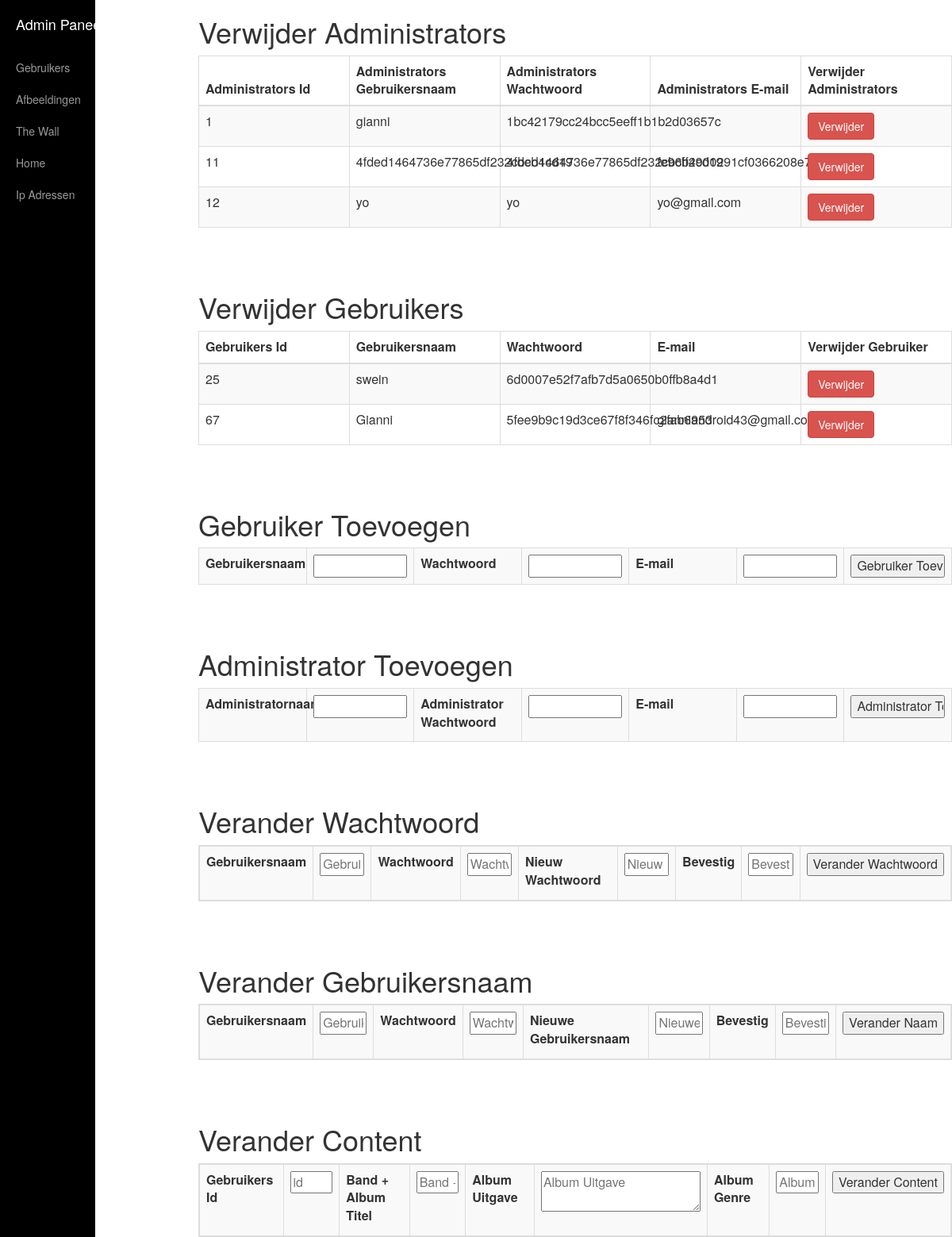
/includes/users.php (signed in), run on the app's committed database.
### tables this page shows
CREATE TABLE IF NOT EXISTS `users` (
  `id` int(11) NOT NULL AUTO_INCREMENT,
  `username` varchar(50) NOT NULL,
  `password` varchar(50) NOT NULL,
  `email` varchar(255) NOT NULL,
  `regIP` varchar(15) NOT NULL,
  `dt` datetime NOT NULL,
  PRIMARY KEY (`id`),
  UNIQUE KEY `username` (`username`)
);

### includes/users.php (the view, shortened to what this page needs)
<html>
<head>
<link rel="stylesheet" type="text/css" href="bootstrap.min.css">
  <link href="simple-sidebar.css" rel="stylesheet">
</head>
<body>
 <div id="wrapper">
        <div id="sidebar-wrapper">
            <ul class="sidebar-nav">
                <li class="sidebar-brand">
                    <a href="#">
                        Admin Paneel
                    </a>
                </li>
                <li>
                    <a href="users.php">Gebruikers</a>
                </li>
                <li>
                    <a href="images.php">Afbeeldingen</a>
                </li>
                <li>
                    <a href="../wall.php">The Wall</a>
                </li>
                <li>
                    <a href="../index.php">Home</a>
                </li>
                 <li>
                    <a href="Iplogs.php">Ip Adressen</a>
                </li>
            </ul>
        </div>
<div class="table-scrol">
    <h1 align="center">Verwijder Administrators</h1>
<div class="table-responsive">
    <table class="table table-bordered table-hover table-striped" style="table-layout: fixed">
        <thead>
        <tr>
            <th> Administrators Id</th>
            <th>Administrators Gebruikersnaam</th>
            <th>Administrators Wachtwoord</th>
            <th>Administrators E-mail
            <th>Verwijder Administrators</th>
        </tr>
        </thead>
        <?php
        $view_users_query="select * from admin";
        $run=mysql_query($view_users_query);
        while($row=mysql_fetch_array($run))
        {
            $id=$row[0];
            $username_user = $row[1];
            $password_pass = $row[2];
            $admin_mail = $row[3];
        ?>
        <tr>
            <td><?php echo $id;  ?></td>
            <td><?php echo $username_user;  ?></td>
            <td><?php echo $password_pass;  ?></td>
            <td><?php echo $admin_mail;  ?></td>
            <td><a href="delete2.php?deladmin=<?php echo $id ?>"><button class="btn btn-danger">Verwijder</button></a></td>
        </tr>
        <?php } ?>
    </table>
        </div>
</div>
 <br>
 <br>
 <br>
<div class="table-scrol">
    <h1 align="center">Verwijder Gebruikers</h1>
<div class="table-responsive">
    <table class="table table-bordered table-hover table-striped" style="table-layout: fixed">
        <thead>
        <tr>
            <th> Gebruikers Id</th>
            <th>Gebruikersnaam</th>
            <th>Wachtwoord</th>
            <th>E-mail</th>
            <th>Verwijder Gebruiker</th>
        </tr>
        </thead>
        <?php
        $view_users_query="select * from users";
        $run=mysql_query($view_users_query);
        while($row=mysql_fetch_array($run))
        {
            $id=$row[0];
            $username_user = $row[1];
            $password_pass = $row[2];
            $email = $row[3];
        ?>
        <tr>
            <td><?php echo $id;  ?></td>
            <td><?php echo $username_user;  ?></td>
            <td><?php echo $password_pass;  ?></td>
            <td><?php echo $email;  ?></td>
            <td><a href="delete2.php?del=<?php echo $id ?>"><button class="btn btn-danger">Verwijder</button></a></td>
        </tr>
        <?php } ?>
    </table>
        </div>
</div>
<br>
<br>
<br>
<div class="table-scrol">
    <h1 align="center">Gebruiker Toevoegen</h1>
<div class="table-responsive">
    <table class="table table-bordered table-hover table-striped" style="table-layout: fixed">
      <form action="" role="form" method="post">
      <td><label for="username">Gebruikersnaam</label></td>
      <td><input type="text" name="username"></td>
      <td><label for="password">Wachtwoord</label></td>
      <td><input type="text" name="password"></td>
      <td><label for="email">E-mail</label></td>
      <td><input type="email" name="email"></td>
      <td><input type="submit" value="Gebruiker Toevoegen"></td>
     </form>
    </table>
        </div>
</div>
<br>
<br>
<br>
<div class="table-scrol">
    <h1 align="center">Administrator Toevoegen</h1>
<div class="table-responsive">
    <table class="table table-bordered table-hover table-striped" style="table-layout: fixed">
      <form action="" role="form" method="post">
      <td><label for="Administrator Username">Administratornaam</label></td>
      <td><input type="text" name="admin_user"></td>
      <td><label for="Administrator Wachtwoord">Administrator Wachtwoord</label></td>
      <td><input type="text" name="admin_pass"></td>
      <td><label for="email">E-mail</label></td>
      <td><input type="email" name="admin_mail"></td>
      <td><input type="submit" value="Administrator Toevoegen"></td>
     </form>
    </table>
        </div>
</div>
<br>
<br>
<br>
<h1>Verander Wachtwoord</h1>
<table class="table table-bordered table-hover table-striped" id="edituser" style="table-layout: fixed">
<form method="POST" role="form" action="" id="editform">
<tr>
<td><label for="Username">Gebruikersnaam</label></td>
<td><input type="text" name="user" placeholder="Gebruikersnaam"></td>
<td><label for="Password">Wachtwoord</label></td>
<td><input type="text" name="pass" placeholder="Wachtwoord"></td>
<td><label for="New Password">Nieuw Wachtwoord</label></td>
<td><input type="text" name="newpassword" placeholder="Nieuw Wachtwoord"></td>
<td><label for="Confirm">Bevestig</label></td>
<td><input type="text" name="confirm" placeholder="Bevestig"></td>
<td><input type="submit" value="Verander Wachtwoord"></td>
</tr>
</form>
</table>
<br>
<br>
<br>
<h1>Verander Gebruikersnaam</h1>
<table class="table table-bordered table-hover table-striped" id="edituser" style="table-layout: fixed">
<form method="POST" role="form" action="" id="editform">
<tr>
<td><label for="Username">Gebruikersnaam</label></td>
<td><input type="text" name="usertwo" placeholder="Gebruikersnaam"></td>
<td><label for="Password">Wachtwoord</label></td>
<td><input type="text" name="passtwo" placeholder="Wachtwoord"></td>
<td><label for="New Password">Nieuwe Gebruikersnaam</label></td>
<td><input type="text" name="newusername" placeholder="Nieuwe Gebruikersnaam"></td>
<td><label for="Confirm">Bevestig</label></td>
<td><input type="text" name="confirmusername" placeholder="Bevestig"></td>
<td><input type="submit" value="Verander Naam"></td>
</tr>
</form>
</table>
<br>
<br>
<br>
<h1>Verander Content</h1>
<table class="table table-bordered table-hover table-striped" id="edituser" style="table-layout: fixed">
<form method="POST" role="form" action="" id="editform">
<tr>
<td><label for="id">Gebruikers Id</label></td>
<td><input type="text" name="id" placeholder="id"></td>
<td><label for="caption">Band + Album Titel</label></td>
<td><input placeholder="Band + Album Titel" name="caption" type="text"></td>
<td><label for="uitgave">Album Uitgave</label></td>
<td><textarea  placeholder="Album Uitgave" name="uitgave"></textarea></td>
<td><label for="genre">Album Genre</label></td>
<td><input placeholder="Album Genre"name="genre" type="text"></td>
<td><input type="submit" value="Verander Content"></td>
</tr>
</form>
</table>
</div>
</body>
</html>

### includes/simple-sidebar.css (style rules this page uses)
#wrapper { padding-left: 0; -webkit-transition: all 0.5s ease; -moz-transition: all 0.5s ease; -o-transition: all 0.5s ease; transition: all 0.5s ease; }
#sidebar-wrapper { z-index: 1000; position: fixed; left: 250px; width: 0; height: 100%; margin-left: -250px; overflow-y: auto; background: #000; -webkit-transition: all 0.5s ease; -moz-transition: all 0.5s ease; -o-transition: all 0.5s ease; transition: all 0.5s ease; }
.sidebar-nav { position: absolute; top: 0; width: 250px; margin: 0; padding: 0; list-style: none; }
.sidebar-nav li { text-indent: 20px; line-height: 40px; }
.sidebar-nav li a { display: block; text-decoration: none; color: #999999; }
.sidebar-nav > .sidebar-brand { height: 65px; font-size: 18px; line-height: 60px; }
.sidebar-nav > .sidebar-brand a { color: #999999; }
@media (min-width:768px) { #wrapper { padding-left: 250px; } }
@media (min-width:768px) { #sidebar-wrapper { width: 250px; } }

### includes/users.php (style rules this page uses)
body { text-align: center;margin:0; padding:0; }
.table { margin-top: 80px; text-align: center; margin: 0 auto; }
h1 { text-align: left; }
th { text-align: left; width:100%; height:5%; margin:0 auto; padding:0 auto; }
td { text-align: left; }
#edituser { display: block; clear: both; }
input { width:100%; margin:0 auto; padding:0 auto; }
#sidebar-wrapper { width: 10%; text-align: left; overflow: hidden; top:0; }
label { float:left; }
#editform { display: block; padding-right: 450px; }

### data on the page
users: id "25", username "swein", password "6d0007e52f7afb7d5a0650b0ffb8a4d1"
users: id "67", username "Gianni", password "5fee9b9c19d3ce67f8f346fc2fab6953", email "gianniandroid43@gmail.com"

### other printed values
$id "1"
$username_user "gianni"
$password_pass "1bc42179cc24bcc5eeff1b1b2d03657c"
$id "11"
$username_user "4fded1464736e77865df232cbcb4cd19"
$password_pass "4fded1464736e77865df232cbcb4cd19"
$admin_mail "fe96ff2900291cf0366208e7cce43467"
$id "12"
$username_user "yo"
$password_pass "yo"
$admin_mail "yo@gmail.com"
